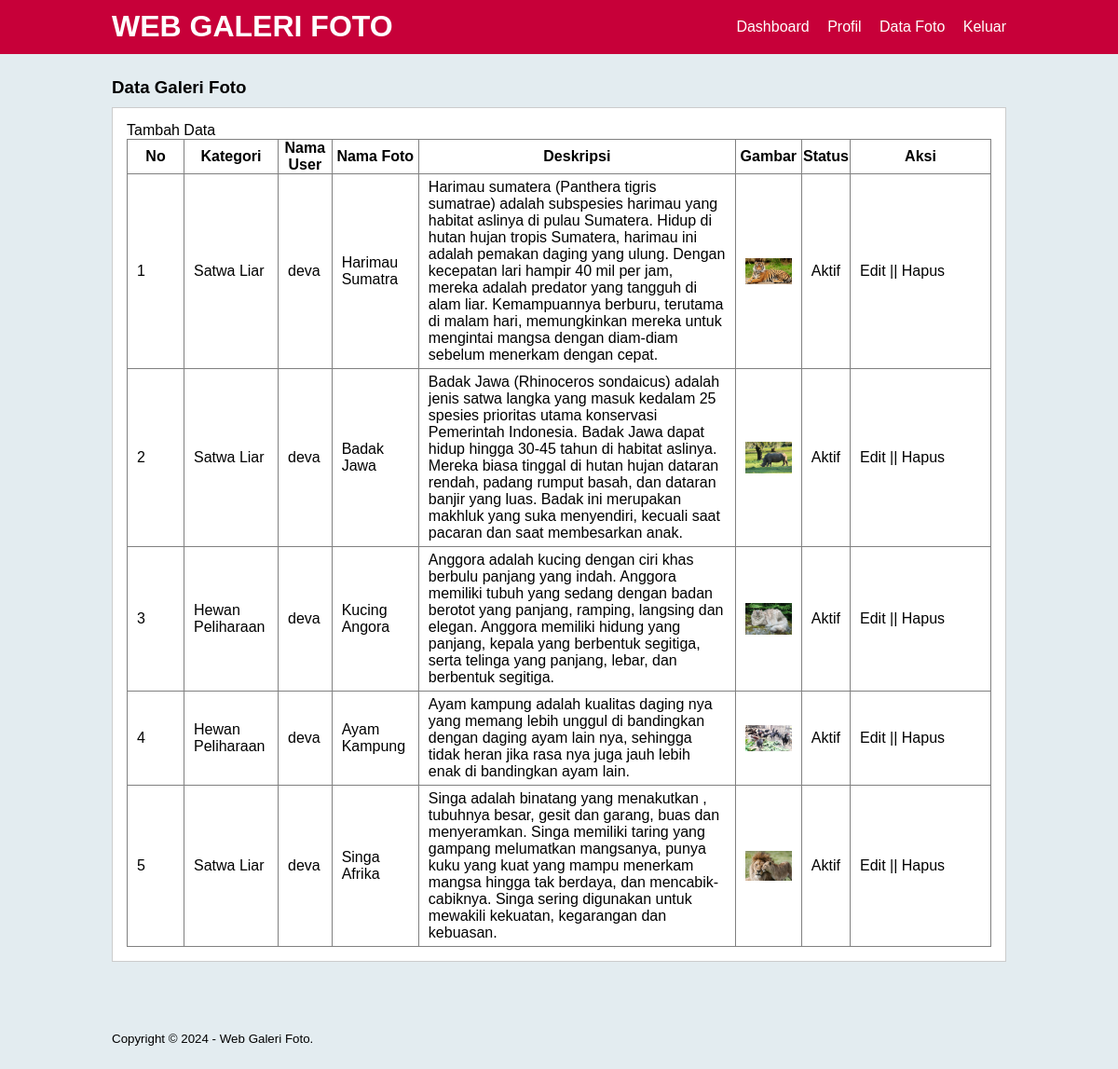
The page /data-image.php (signed in) on the database its author committed.
### tables this page shows
CREATE TABLE `tb_image` (
  `image_id` int(11) NOT NULL,
  `category_id` int(11) NOT NULL,
  `category_name` varchar(100) NOT NULL,
  `admin_id` int(11) NOT NULL,
  `admin_name` varchar(100) NOT NULL,
  `image_name` varchar(100) NOT NULL,
  `image_description` text NOT NULL,
  `image` varchar(100) NOT NULL,
  `image_status` tinyint(1) NOT NULL,
  `date_created` timestamp NOT NULL DEFAULT CURRENT_TIMESTAMP ON UPDATE CURRENT_TIMESTAMP
);

### data-image.php (the view, shortened to what this page needs)
<?php
	include 'db.php';
?>
<!DOCTYPE html PUBLIC "-//W3C//DTD XHTML 1.0 Transitional//EN" "http://www.w3.org/TR/xhtml1/DTD/xhtml1-transitional.dtd">
<html xmlns="http://www.w3.org/1999/xhtml">
<head>
<link rel="stylesheet" type="text/css" href="css/style.css">
</head>
<body>
    <header>
        <div class="container">
        <h1><a href="dashboard.php">WEB GALERI FOTO</a></h1>
        <ul>
           <li><a href="dashboard.php">Dashboard</a></li>
           <li><a href="profil.php">Profil</a></li>
           <li><a href="data-image.php">Data Foto</a></li>
           <li><a href="Keluar.php">Keluar</a></li>
        </ul>
        </div>
    </header>
    <div class="section">
        <div class="container">
            <h3>Data Galeri Foto</h3>
            <div class="box">
                <p><a href="tambah-image.php">Tambah Data</a></p>
                <table border="1" cellspacing="0" class="table">
                    <thead>
                        <tr>
                           <th width="60px">No</th>
                           <th>Kategori</th>
                           <th>Nama User</th>
                           <th>Nama Foto</th>
                           <th>Deskripsi</th>
                           <th>Gambar</th>
                           <th>Status</th>
                           <th width="150px">Aksi</th>
                        </tr>
                    </thead>
                    <tbody>
                        <?php
						    $no = 1;
							$user = $_SESSION['a_global']->admin_id;
                            $foto = mysqli_query($conn, "SELECT * FROM tb_image WHERE admin_id = '$user' ");
							if(mysqli_num_rows($foto) >0 ){
							while($row = mysqli_fetch_array($foto)){
						?>
                        <tr>
                           <td><?php echo $no++ ?></td>
                           <td><?php echo $row['category_name'] ?></td>
                           <td><?php echo $row['admin_name'] ?></td>
                           <td><?php echo $row['image_name'] ?></td>
                           <td><?php echo $row['image_description']?></td>
                           <td><a href="foto/<?php echo $row['image']?>" target="_blank"><img src="foto/<?php echo $row['image']?>" width="50px"></a></td>
                           <td><?php echo ($row['image_status'] == 0)? 'Tidak Aktif':'Aktif'; ?></td>
                           <td>
                              <a href="edit-image.php?id=<?php echo $row['image_id'] ?>">Edit</a> ||
                              <a href="proses-hapus.php?idp=<?php echo $row['image_id'] ?>" onclick="return confirm('Yakin Ingin Hapus ?')">Hapus</a>
                           </td>
                        </tr>
                        <?php }}else{ ?>
                             <tr>
                                <td colspan="8">Tidak ada data</td>
                             </tr>
                        <?php } ?>
                    </tbody>
                </table>
            </div>
        </div>
    </div>
     <footer>
        <div class="container">
            <small>Copyright &copy; 2024 - Web Galeri Foto.</small>
        </div>
    </footer>
</body>
</html>

### css/style.css (style rules this page uses)
* { padding:0; margin:0; font-family:'Quicksand', sans-serif; }
body { background-color:rgb(227, 236, 240); }
a { color: inherit; text-decoration:none; }
header { background-color: #C70039; color: #fff; }
header h1 { float:left; padding:10px 0; }
header ul { float:right; }
header ul li { display:inline-block; }
header ul li a { padding:20px 0 20px 15px; display: inline-block; }
footer { padding:25px 0; }
.container { width: 80%; margin: 0 auto; }
.container:after { content:''; display: block; clear:both; }
.section { padding:25px 0; }
.box { background-color: #fff; border:1px solid #ccc; padding:15px; box-sizing: border-box; margin:10px 0 25px 0; }
.box:after { content: ''; display: block; clear: both; }
.table { width: 100%; border-collapse: collapse; }
.table tr { height: 30px; }
.table tr td { padding:5px 10px; }

### rows shown on the page
tb_image: category_name "Satwa Liar", admin_name "deva", image_name "Harimau Sumatra", image_description "Harimau sumatera (Panthera tigris sumatrae) adalah subspesies harimau yang habitat aslinya di pulau Sumatera. Hidup di hutan hujan tropis Sumatera, harimau ini adalah pemakan daging yang ulung. Dengan kecepatan lari hampir 40 mil per jam, mereka adalah predator yang tangguh di alam liar. Kemampuannya berburu, terutama di malam hari, memungkinkan mereka untuk mengintai mangsa dengan diam-diam sebelum menerkam dengan cepat.", image (picture), image_status "Aktif"
tb_image: category_name "Satwa Liar", admin_name "deva", image_name "Badak Jawa", image_description "Badak Jawa (Rhinoceros sondaicus) adalah jenis satwa langka yang masuk kedalam 25 spesies prioritas utama konservasi Pemerintah Indonesia. Badak Jawa dapat hidup hingga 30-45 tahun di habitat aslinya. Mereka biasa tinggal di hutan hujan dataran rendah, padang rumput basah, dan dataran banjir yang luas. Badak ini merupakan makhluk yang suka menyendiri, kecuali saat pacaran dan saat membesarkan anak.", image (picture), image_status "Aktif"
tb_image: category_name "Hewan Peliharaan", admin_name "deva", image_name "Kucing Angora", image_description "Anggora adalah kucing dengan ciri khas berbulu panjang yang indah. Anggora memiliki tubuh yang sedang dengan badan berotot yang panjang, ramping, langsing dan elegan. Anggora memiliki hidung yang panjang, kepala yang berbentuk segitiga, serta telinga yang panjang, lebar, dan berbentuk segitiga.", image (picture), image_status "Aktif"
tb_image: category_name "Hewan Peliharaan", admin_name "deva", image_name "Ayam Kampung", image_description "Ayam kampung adalah kualitas daging nya yang memang lebih unggul di bandingkan dengan daging ayam lain nya, sehingga tidak heran jika rasa nya juga jauh lebih enak di bandingkan ayam lain.", image (picture), image_status "Aktif"
tb_image: category_name "Satwa Liar", admin_name "deva", image_name "Singa Afrika", image_description "Singa adalah binatang yang menakutkan , tubuhnya besar, gesit dan garang, buas dan menyeramkan. Singa memiliki taring yang gampang melumatkan mangsanya, punya kuku yang kuat yang mampu menerkam mangsa hingga tak berdaya, dan mencabik- cabiknya. Singa sering digunakan untuk mewakili kekuatan, kegarangan dan kebuasan.", image (picture), image_status "Aktif"
